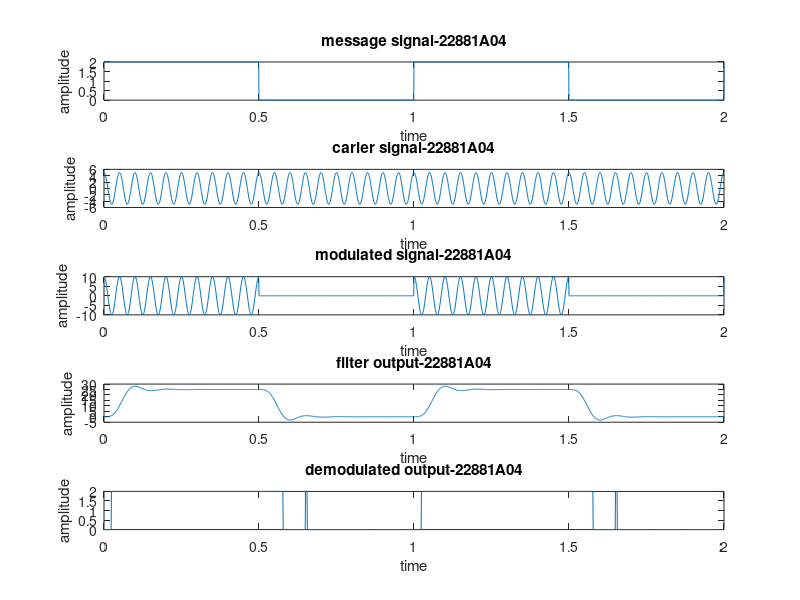

Source code (MATLAB):
clc;
clear all;
close all;
ac=5;
a=1;
fc=20;
fs=1000;
t=0:1/fs:2;
b=a*square(2*pi*t)+a;
c=ac*cos(2*pi*fc*t);
s=b.*c;
subplot(5,1,1);
plot(t,b);
title('message signal-22881A04');
xlabel('time');
ylabel('amplitude');
subplot(5,1,2);
plot(t,c);
title('carier signal-22881A04');
xlabel('time');
ylabel('amplitude');
subplot(5,1,3);
plot(t,s);
title('modulated signal-22881A04');
xlabel('time');
ylabel('amplitude');
v=s.*c;
[b,a]=butter(5,fc/fs);
y=filter(b,a,v);
for i=1:length(y);
if y(i)>=1
bk(i)=2;
else
bk(i)=0;
end
end
subplot(5,1,4);
plot(t,y);
title('filter output-22881A04');
xlabel('time');
ylabel('amplitude');
subplot(5,1,5);
plot(t,bk);
title('demodulated output-22881A04');
xlabel('time');
ylabel('amplitude');